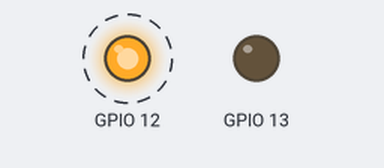
Recording of a sketch running on a simulated ESP8266 (NodeMCU). Shown: output pins drawn as LEDs (lit = HIGH). Dashed ring = blinking. A WiFi scan finds three made-up networks.

Above: at 1.0 s.
Timing chart, 0 to 4.7 s (numbered marks = the images above):
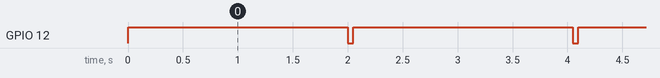

Measured:
- by itself, GPIO 12: alternates HIGH for 2.0 s and LOW for 0.05 s

The sketch:

full_scan_for.ino
```cpp
#include <ESP8266WiFi.h>


void setup() {
  Serial.begin(115200);
  Serial.println();
  pinMode(12, OUTPUT);
  pinMode(13,OUTPUT);
  digitalWrite(12, LOW);
  digitalWrite(13, LOW);
  WiFi.setPhyMode(WIFI_PHY_MODE_11B);
  WiFi.mode(WIFI_STA);


}


void loop() {


  //int n=WiFi.scanNetworks();
  digitalWrite(12, HIGH);
  //delay(5);
  //digitalWrite(13, HIGH);
  //delay(5);
  //for(int c = 1;c<15;c++){
    int n = WiFi.scanNetworks();
  /*for(int i=0;i<n;i++){
      String ssid = WiFi.SSID(i);
      if(ssid.startsWith("D") && ssid.endsWith("*")){
        Serial.printf("%s ch:%d\n\r",  WiFi.SSID(i).c_str(),WiFi.channel(i));

      }//if
    }//for  */
  //}


  //delay(5);
  digitalWrite(12, LOW);
  //digitalWrite(13, LOW);
  delay(50);
  /*digitalWrite(12, HIGH);
  for(int c=1;c<15;c++){
    digitalWrite(13, HIGH);
    delay(100);
    /*int n = WiFi.scanNetworks(false, true, c);
    delay(10);

    digitalWrite(13, LOW);
  }
  digitalWrite(12, LOW);*****/


}
```
